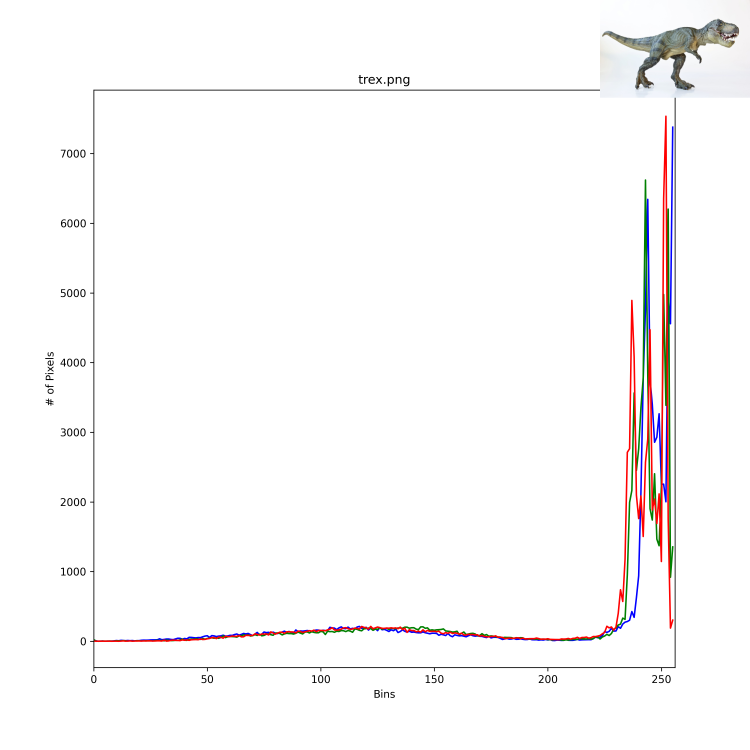
#> input picture data/img/histograms/trex.png, 3000 x 3000 px, found by its file name (shown at 1/4 size)
$ jupyter execute session3_inclass_lbp.ipynb
#> lines starting #> are read from the running program, lines starting #| are printed output that depends on the picture; after the words box and inside, x2 and y2 are one past the last pixel; in counts of white or black regions, pixels touching at a corner belong together
# More image processing with ```OpenCV```

[cell 1]
# We need to include the home directory in our path, so we can read in our own module.
import os
import sys
sys.path.append(os.path.join(".."))
import cv2
import numpy as np
from utils.imutils import jimshow
from utils.imutils import jimshow_channel
import matplotlib.pyplot as plt
import pandas as pd

We're going to start by seeing more ways that we can manipulate images using ```OpenCV```.

[cell 2]
# load our dino pal
image = cv2.imread(os.path.join("..", "data", "img", "trex.png"))
#> image is the input picture: shape (3000, 3000, 3); mean B, G, R 249.6, 249.4, 250.6
width = image.shape[1]
#> width = 3000
height = image.shape[0]
#> height = 3000

__Rotation__

To rotate about a point, we first need to define that point and then use the function ```cv2.getRotationMatrix2D```.

This function takes the following arguments:

```cv2.getRotationMatrix2D((x_point, y_point), angle, scale)```

[cell 3]
M = cv2.getRotationMatrix2D((width/2, height/2), angle = 45, scale = 1)
print(M) # third column is the translation vector, here 0, 0 as we are not translating but only rotating
#| [[ 7.07106781e-01  7.07106781e-01 -6.21320344e+02]
#|  [-7.07106781e-01  7.07106781e-01  1.50000000e+03]]

[cell 4]
rotated = cv2.warpAffine(image, M, (width, height))
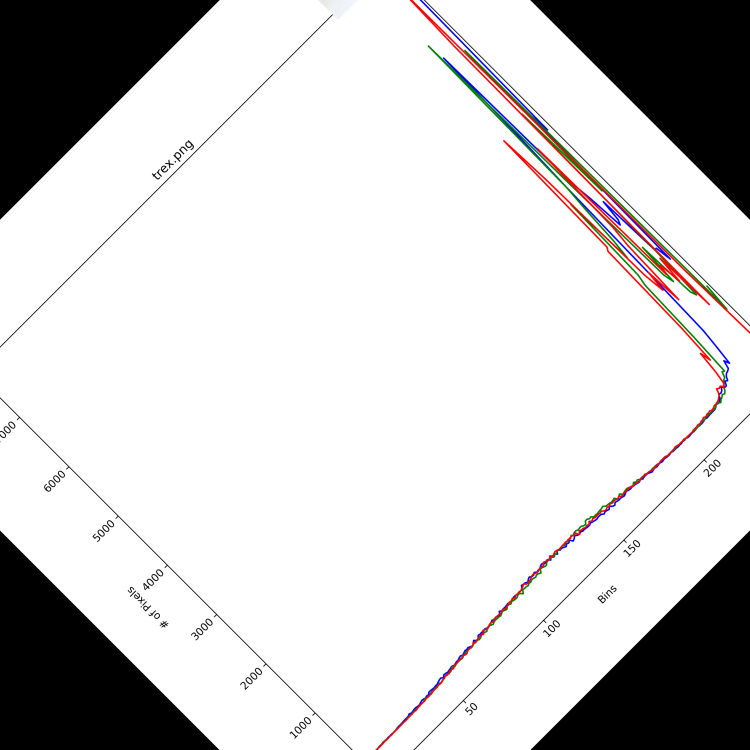
#> rotated: shape (3000, 3000, 3) (shown at 1/4 size); mean B, G, R 207.1, 206.9, 208

[cell 5]
jimshow(rotated, "Rotated 45 degrees")
#> (this line was passed over: utils is not available in this run)

__Translation__

[cell 6]
# load our dino pal
image = cv2.imread(os.path.join("..", "data", "img", "trex.png"))
width = image.shape[1]
height = image.shape[0]

To *translate* an image, there is no specific built-in function with ```OpenCV``` to define a translation matrix.

Instead, we need to define then translation matrix we want to use.

We can do that using ```numpy```.

[cell 7]
M = np.float64([[1, 0, 100],
                [0, 1, 40]])

We can then use the ```cv2.warpAffine()``` function to translate our image.

There's some tricky maths involved here - for the mathematically inclined, you can read more [here](https://people.computing.clemson.edu/~dhouse/courses/401/notes/affines-matrices.pdf)

But the crucial point is that we're essentially multiplying together the original image by the translation matrix ```M``` that we've just defined, which results in a modified image being created.

[cell 8]
shifted = cv2.warpAffine(image, M, (width, height))
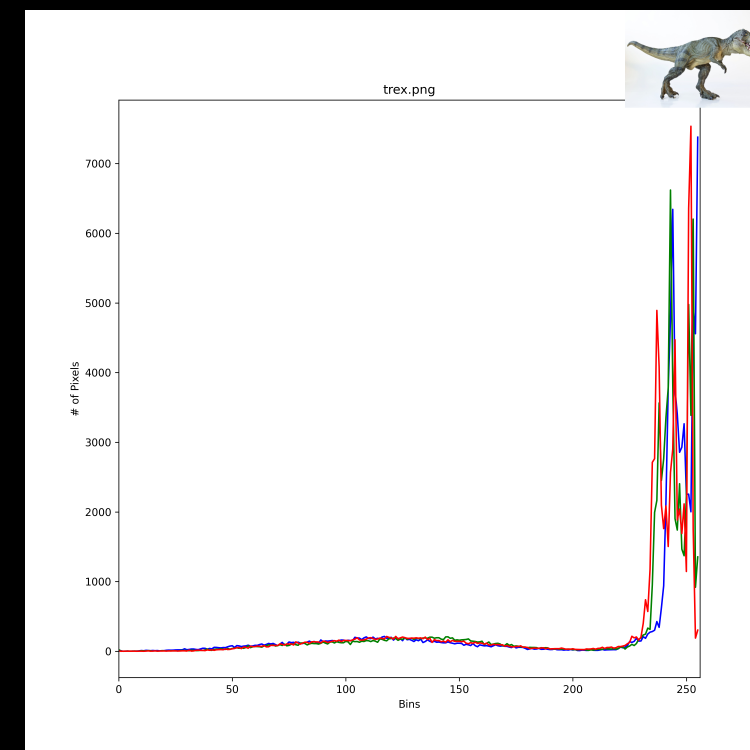
#> shifted: shape (3000, 3000, 3) (shown at 1/4 size); mean B, G, R 237.9, 237.7, 238.9

[cell 9]
jimshow(shifted, "Shifted down and right")
#> (this line was passed over: utils is not available in this run)

## Drawing

[cell 10]
# cv2.rectangle(image, pt1, pt2, color, thickness)
cv2.rectangle(image, pt1 = (230, 30), pt2 = (325, 120), color = (0,255,0), thickness = 1)
jimshow(image)
#> (this line was passed over: utils is not available in this run)

__Draw circle__

[cell 11]
(centerX, centerY) = (image.shape[1] // 2, image.shape[0] // 2)
#> centerX = 1500; centerY = 1500

[cell 12]
# cv2.circl(image, cent_coords, radio, colour, thickness)
cv2.circle(image, (centerX, centerY), 50, (255,0,0), 1)
jimshow(image)
#> (this line was passed over: utils is not available in this run)

**NOTE:** Drawing on images is *destructive*! It modifies the image in place and can't easily be removed.

If you draw on an image and then decide you want the original image without the drawings on it, you'll need to load the image again.

[cell 13]
# load our dino pal
image = cv2.imread(os.path.join("..", "data", "img", "trex.png"))

## Using masks

We can see how bitwise operations work by just starting out with a simple rectangle and circle of white pixels on black backgrounds.

[cell 14]
# Create a 300x300 array of zeros
zeros = np.zeros((300, 300), dtype = "uint8")

**Question:** What does the following cell do? Can you explain it natural language?

[cell 15]
# Draw a white rectangle in the middle of the zeros array (the rectangle will be 250x250 pixels)
rect = cv2.rectangle(zeros, pt1 = (25, 25), pt2 = (275, 275), color = 255, thickness = -1) # thickness = -1 means fill the rectangle instead of just drawing the outline
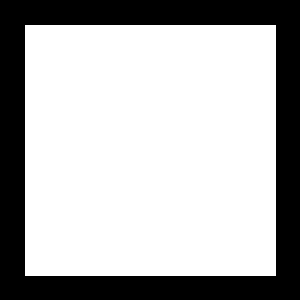
#> zeros: shape (300, 300); 70% white; 1 black region, box (x1, y1, x2, y2) and area: (0, 0, 300, 300) 26999

[cell 16]
jimshow_channel(rect)
#> (this line was passed over: utils is not available in this run)

__Circle__

We can get a circular mask in much the same way, this time using ```cv2.circle()```.

[cell 17]
# circle
zeros = np.zeros((300, 300), dtype = "uint8")

**Question:** Again, can you explain what this is doing?

[cell 18]
circ = cv2.circle(zeros, (150, 150), 150, 255, -1)
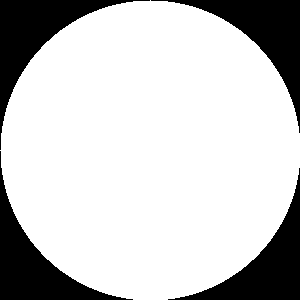
#> zeros: shape (300, 300); 78.5% white; 4 black regions, box (x1, y1, x2, y2) and area: (0, 0, 150, 150) 4980, (151, 0, 300, 133) 4830, (0, 151, 133, 300) 4830, (168, 168, 300, 300) 4681

[cell 19]
jimshow_channel(circ)
#> (this line was passed over: utils is not available in this run)

__Rectangle mask__

[cell 20]
# Mask should be same shape as image
mask = np.zeros(image.shape[:2], dtype="uint8")

**Question:** What is this cell doing?

[cell 21]
mask = cv2.rectangle(mask, (100,100), (200, 200), 255, -1)

**Question:** What do you expect to see here?

[cell 22]
jimshow_channel(mask)
#> (this line was passed over: utils is not available in this run)

$ run again, with data/img/histograms/beach.png copied over data/img/histograms/trex.png
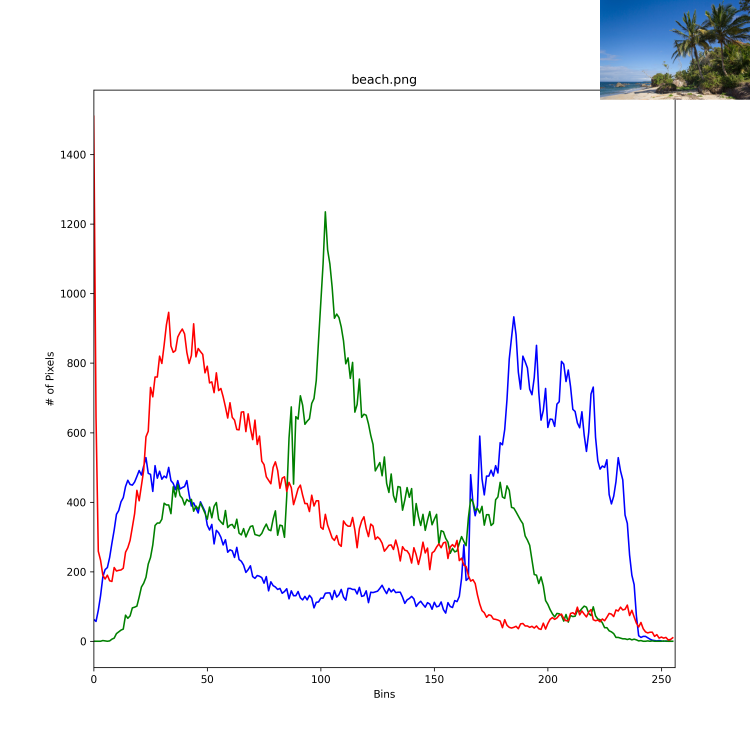
#> input picture data/img/histograms/beach.png, 3000 x 3000 px, found by its file name (shown at 1/4 size)
#> image is the input picture: shape (3000, 3000, 3); mean B, G, R 247.2, 245.6, 245.6
#| [[ 7.07106781e-01  7.07106781e-01 -6.21320344e+02]
#|  [-7.07106781e-01  7.07106781e-01  1.50000000e+03]]
#> `rotated = cv2.warpAffine(image, M, (width, height))`:
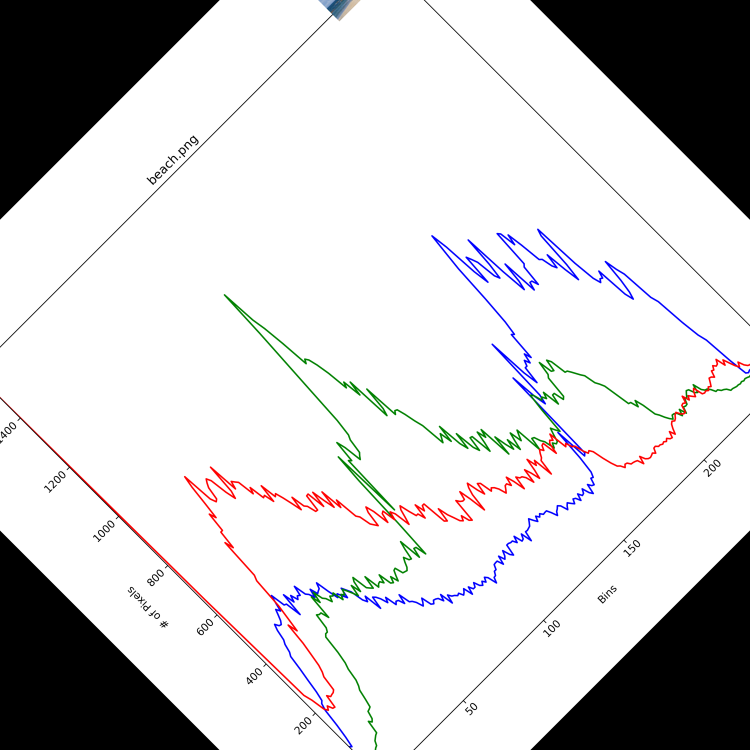
#> rotated: shape (3000, 3000, 3) (shown at 1/4 size); mean B, G, R 206.8, 205.8, 206.6
#> `shifted = cv2.warpAffine(image, M, (width, height))`:
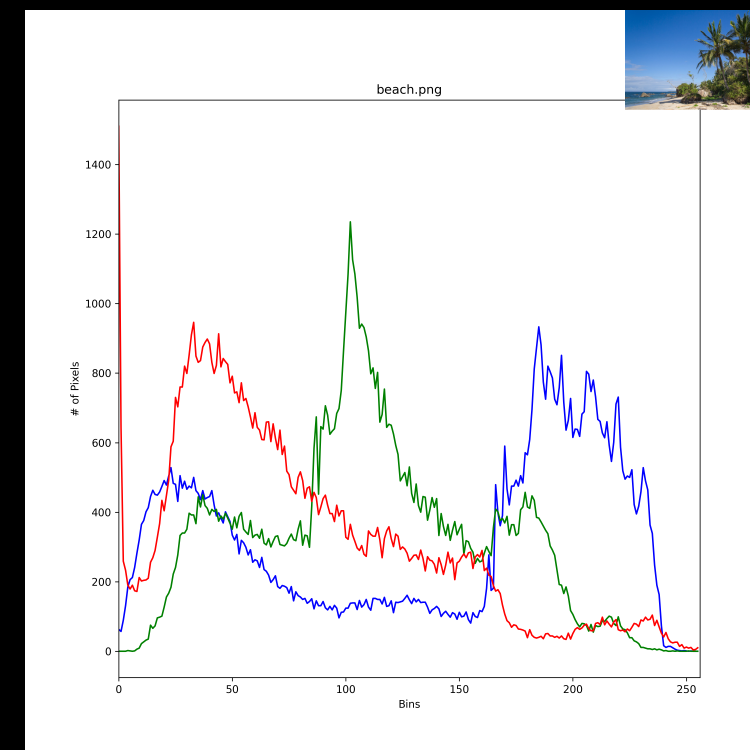
#> shifted: shape (3000, 3000, 3) (shown at 1/4 size); mean B, G, R 236.3, 234.6, 234.7

$ run again, with data/img/histograms/clonazepam_1mg.png copied over data/img/histograms/trex.png
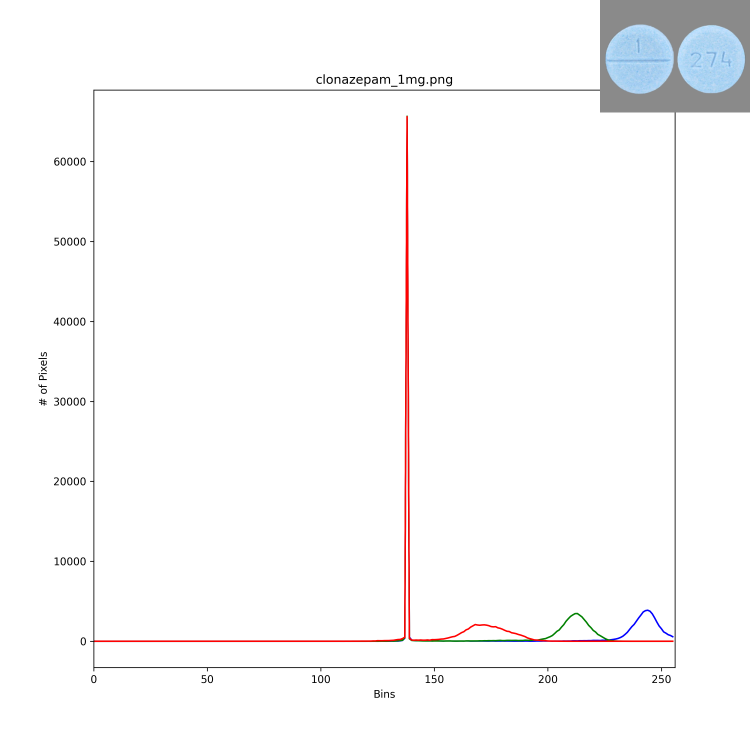
#> input picture data/img/histograms/clonazepam_1mg.png, 3000 x 3000 px, found by its file name (shown at 1/4 size)
#> image is the input picture: shape (3000, 3000, 3); mean B, G, R 250.1, 249.7, 250.2
#| [[ 7.07106781e-01  7.07106781e-01 -6.21320344e+02]
#|  [-7.07106781e-01  7.07106781e-01  1.50000000e+03]]
#> `rotated = cv2.warpAffine(image, M, (width, height))`:
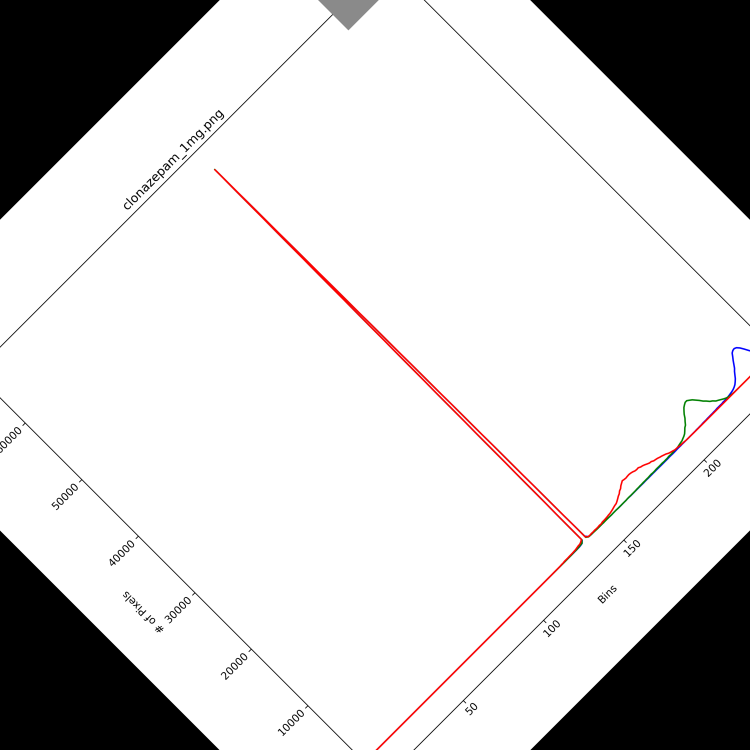
#> rotated: shape (3000, 3000, 3) (shown at 1/4 size); mean B, G, R 208.5, 208.5, 209.5
#> `shifted = cv2.warpAffine(image, M, (width, height))`:
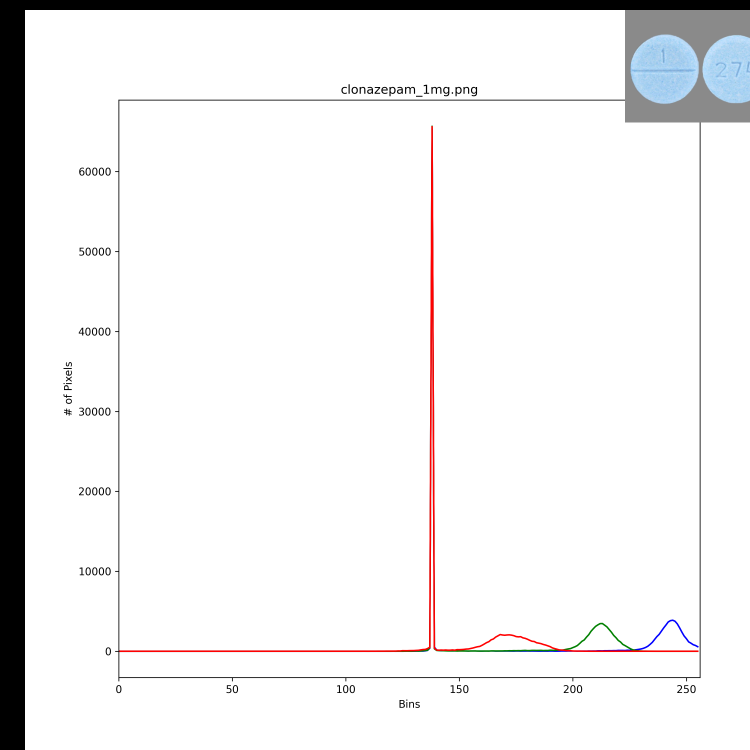
#> shifted: shape (3000, 3000, 3) (shown at 1/4 size); mean B, G, R 238.7, 238.4, 238.9

$ run again, with data/img/histograms/coins.png copied over data/img/histograms/trex.png
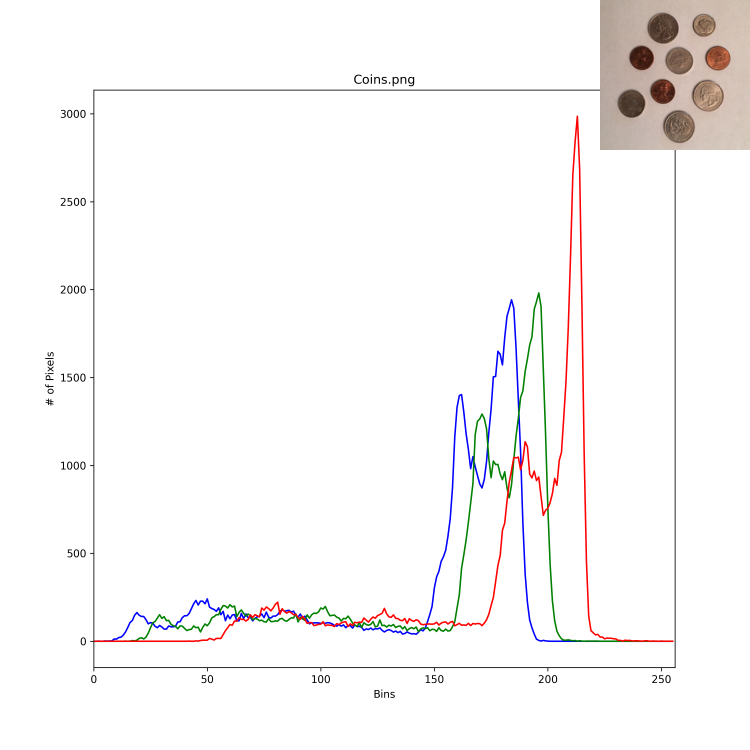
#> input picture data/img/histograms/coins.png, 3000 x 3000 px, found by its file name (shown at 1/4 size)
#> image is the input picture: shape (3000, 3000, 3); mean B, G, R 247.1, 247.2, 248.8
#| [[ 7.07106781e-01  7.07106781e-01 -6.21320344e+02]
#|  [-7.07106781e-01  7.07106781e-01  1.50000000e+03]]
#> `rotated = cv2.warpAffine(image, M, (width, height))`:
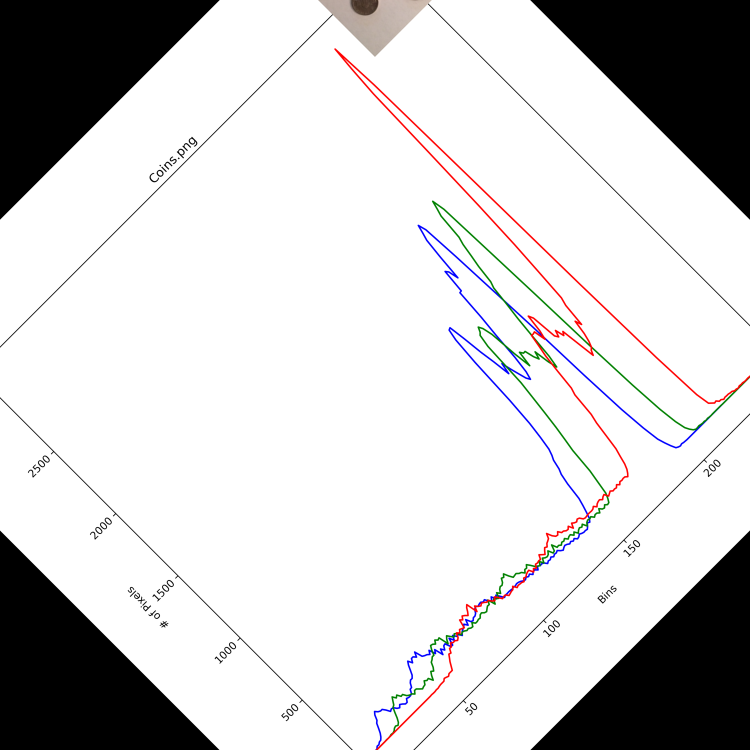
#> rotated: shape (3000, 3000, 3) (shown at 1/4 size); mean B, G, R 207.3, 207, 207.8
#> `shifted = cv2.warpAffine(image, M, (width, height))`:
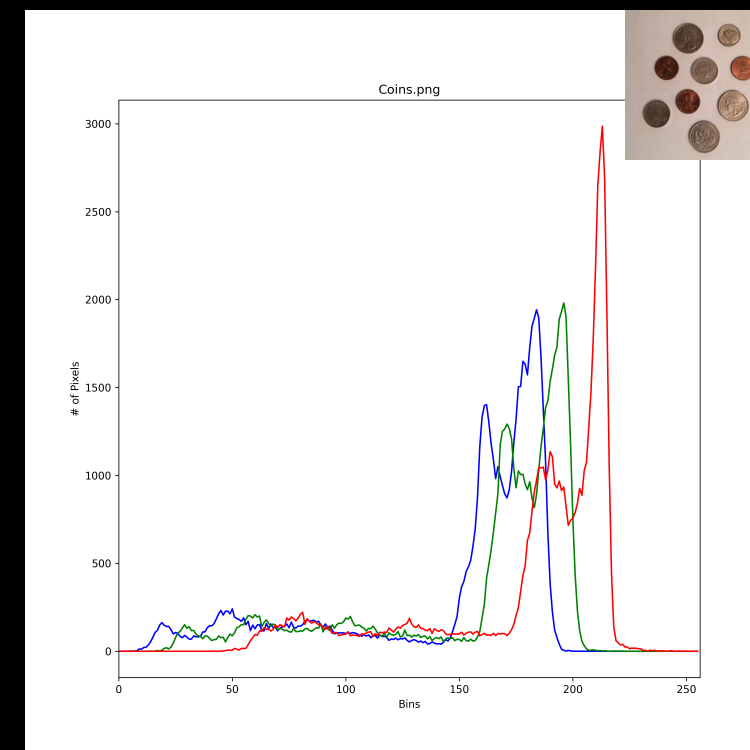
#> shifted: shape (3000, 3000, 3) (shown at 1/4 size); mean B, G, R 235.8, 235.8, 237.3
